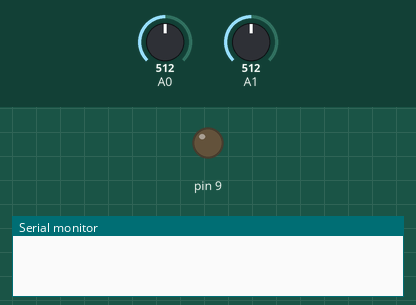
Bench run of a sketch on a simulated Arduino Uno, built with avr-gcc and run on an emulated ATmega328P. Shown: output pins drawn as LEDs (lit = HIGH), the last lines printed to the serial monitor. The inputs (shaded band) are chosen by the test bench; at power-on: A0 = 512, A1 = 512.

Above: at 0.1 s.
At 0.8 s:
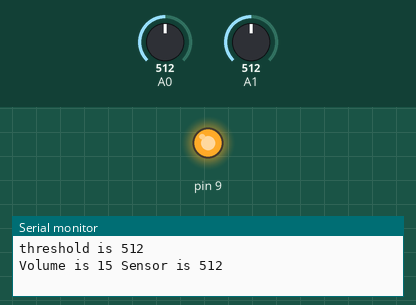
Timing chart, 0 to 2.3 s (numbered marks = the images above):
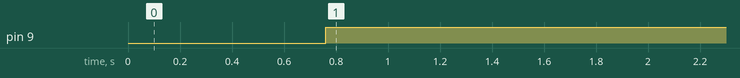

The sketch:

turntable_player.ino
```cpp
//I found this code from(https://create.arduino.cc/projecthub/javier-munoz-saez/arduino-mp3-player-catalex-2effef)

#include <SoftwareSerial.h>
#define ARDUINO_RX 5//should connect to TX of the Serial MP3 Player module
#define ARDUINO_TX 6//connect to RX of the module
SoftwareSerial mySerial(ARDUINO_RX, ARDUINO_TX);//init the serial protocol, tell to myserial wich pins are TX and RX

////////////////////////////////////////////////////////////////////////////////////
//all the commands needed in the datasheet(http://geekmatic.in.ua/pdf/Catalex_MP3_board.pdf)
static int8_t Send_buf[8] = {0} ;//The MP3 player undestands orders in a 8 int string
//0X7E FF 06 command 00 00 00 EF;(if command =01 next song order)
#define NEXT_SONG 0X01
#define PREV_SONG 0X02

#define CMD_PLAY_W_INDEX 0X03 //DATA IS REQUIRED (number of song)

#define VOLUME_UP_ONE 0X04
#define VOLUME_DOWN_ONE 0X05
#define CMD_SET_VOLUME 0X06//DATA IS REQUIRED (number of volume from 0 up to 30(0x1E))
#define SET_DAC 0X17
#define CMD_PLAY_WITHVOLUME 0X22 //data is needed  0x7E 06 22 00 xx yy EF;(xx volume)(yy number of song)

#define CMD_SEL_DEV 0X09 //SELECT STORAGE DEVICE, DATA IS REQUIRED
#define DEV_TF 0X02 //HELLO,IM THE DATA REQUIRED

#define SLEEP_MODE_START 0X0A
#define SLEEP_MODE_WAKEUP 0X0B

#define CMD_RESET 0X0C//CHIP RESET
#define CMD_PLAY 0X0D //RESUME PLAYBACK
#define CMD_PAUSE 0X0E //PLAYBACK IS PAUSED

#define CMD_PLAY_WITHFOLDER 0X0F//DATA IS NEEDED, 0x7E 06 0F 00 01 02 EF;(play the song with the directory \01\002xxxxxx.mp3

#define STOP_PLAY 0X16

#define PLAY_FOLDER 0X17// data is needed 0x7E 06 17 00 01 XX EF;(play the 01 folder)(value xx we dont care)

#define SET_CYCLEPLAY 0X19//data is needed 00 start; 01 close

#define SET_DAC 0X17//data is needed 00 start DAC OUTPUT;01 DAC no output
////////////////////////////////////////////////////////////////////////////////////


int track1threshold = 256;
int track2threshold = 512;
int track3threshold = 768;
int track4threshold = 1024;
boolean playing1 = false;
boolean playing2 = false;
boolean playing3 = false;
int volume = 0;

void setup() {
  Serial.begin(9600);//Start our Serial coms for serial monitor in our pc
  pinMode(9, OUTPUT);
  mySerial.begin(9600);//Start our Serial coms for THE MP3
  delay(500);//Wait chip initialization is complete
  sendCommand(CMD_SEL_DEV, DEV_TF);//select the TF card
  delay(200);//wait for 200ms

}

void loop()
{
  // read the mp3 control sensor input on analog pin 0:
  int controlsensorValue = analogRead(A0);
  int volumesenesorValue = analogRead(A1);

  Serial.print("threshold is ");
  Serial.println(controlsensorValue);
  delay(1);

  // delay in between reads for stability

  volume = map(volumesenesorValue, 0, 1024, 1, 30);
  sendCommand(CMD_SET_VOLUME, volume);

  Serial.print("Volume is ");
  Serial.print(volume);
  Serial.print(" Sensor is ");
  Serial.print(volumesenesorValue);
  Serial.println();
  delay(1);

///////////////////////////////////////////////////////////////////////////////////////////////////
  //if control sensor value is smaller than play threshhold
  if (controlsensorValue <= track1threshold) {
    digitalWrite(9, LOW);//turn off motor
    sendCommand(CMD_PAUSE, 0X0F02);//stop playing the music
    playing1 = false;
    playing2 = false;
    playing3 = false;
  }

  if (controlsensorValue >= track1threshold && controlsensorValue <= track2threshold && !playing1) {
    digitalWrite(9, HIGH);//turn on motor
    sendCommand(CMD_PLAY_W_INDEX, 0x01);//play song no.1
    playing1 = true;
    playing2 = false;
    playing3 = false;
  }

  if (controlsensorValue >= track2threshold && controlsensorValue <= track3threshold && !playing2) {
    sendCommand(CMD_PLAY_W_INDEX, 0x02);//play song no.2
    playing2 = true;
    playing1 = false;
    playing3 = false;
  }

  if (controlsensorValue >= track3threshold && controlsensorValue <= track4threshold && !playing3) {
    sendCommand(CMD_PLAY_W_INDEX, 0x03);//play song no.3
    playing3 = true;
    playing1 = false;
    playing2 = false;
  }

///////////////////////////////////////////////////////////////////////////////////////////////////
  //keyboard testing
  char c = Serial.read();
  if (c == 'p') {
    sendCommand(CMD_PLAY_WITHVOLUME, 0X0F01);//play the first song with volume 15 class
  }

  // if we get an 's' on the serial console, stop!
  if (c == 's') {
    sendCommand(CMD_PAUSE, 0X0F02);
  }
  if (c == 'r') {
    sendCommand(CMD_PLAY, 0X0F02);
  }
  if (c == 'u') {
    sendCommand(CMD_SET_VOLUME, 30);
  }
  if (c == 'd') {
    sendCommand(CMD_SET_VOLUME, 2);
  }
  if (c == 'n') {
    sendCommand(CMD_PLAY_W_INDEX, 0x02);//play song no.2
  }

  delay(1000); //the programm will send the play option each 100 seconds to the catalex chip
}
///////////////////////////////////////////////////////////////////////////////////////////////////

void sendCommand(int8_t command, int16_t dat)
{
  delay(20);
  Send_buf[0] = 0x7e; //starting byte
  Send_buf[1] = 0xff; //version
  Send_buf[2] = 0x06; //the number of bytes of the command without starting byte and ending byte
  Send_buf[3] = command; //
  Send_buf[4] = 0x00;//0x00 = no feedback, 0x01 = feedback
  Send_buf[5] = (int8_t)(dat >> 8);//datah
  Send_buf[6] = (int8_t)(dat); //datal
  Send_buf[7] = 0xef; //ending byte
  for (uint8_t i = 0; i < 8; i++) //
  {
    mySerial.write(Send_buf[i]) ;//send bit to serial mp3
    //Serial.print(Send_buf[3], HEX); //send bit to serial monitor in pc
  }
  //Serial.println();
  //  Serial.print("CMD is ");
  //  Serial.print(Send_buf[3]);
  //  Serial.println();

  //control
  //  if (Serial.available()) {
  //    char c = Serial.read();
  //
  //    // if we get an 's' on the serial console, stop!
  //    if (c == 's') {
  //      Send_buf[3] = CMD_PAUSE;
  //    }
  //  }
}
```

Measured:
- by itself, pin 9: LOW → HIGH at 0.76 s
